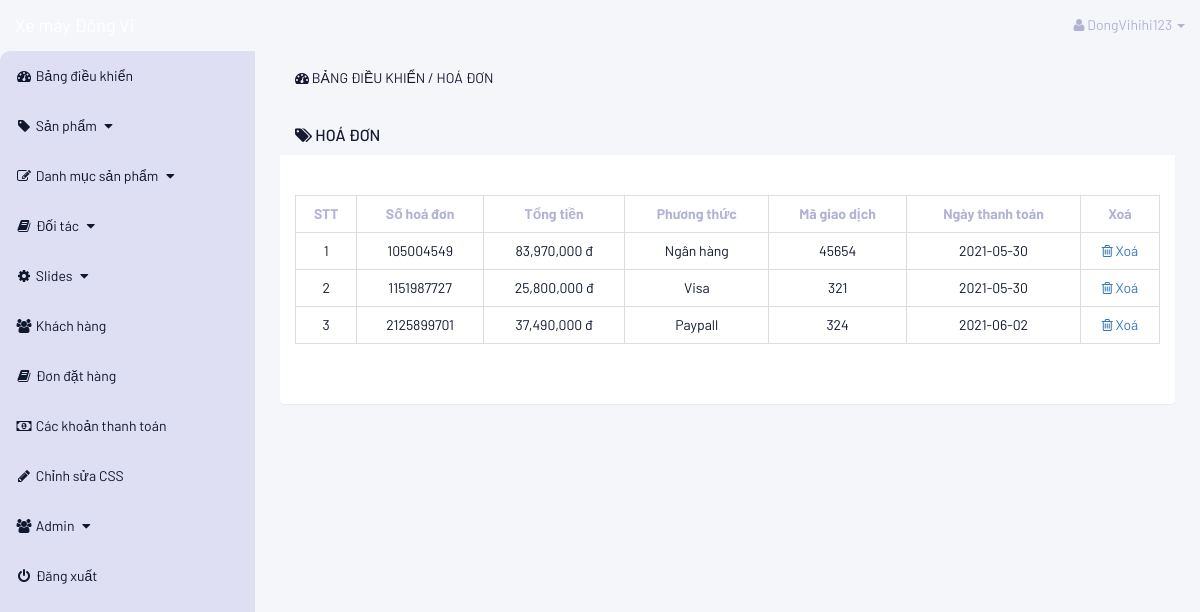
Before: /admin_area/index.php?view_payments (signed in) with the older database file.
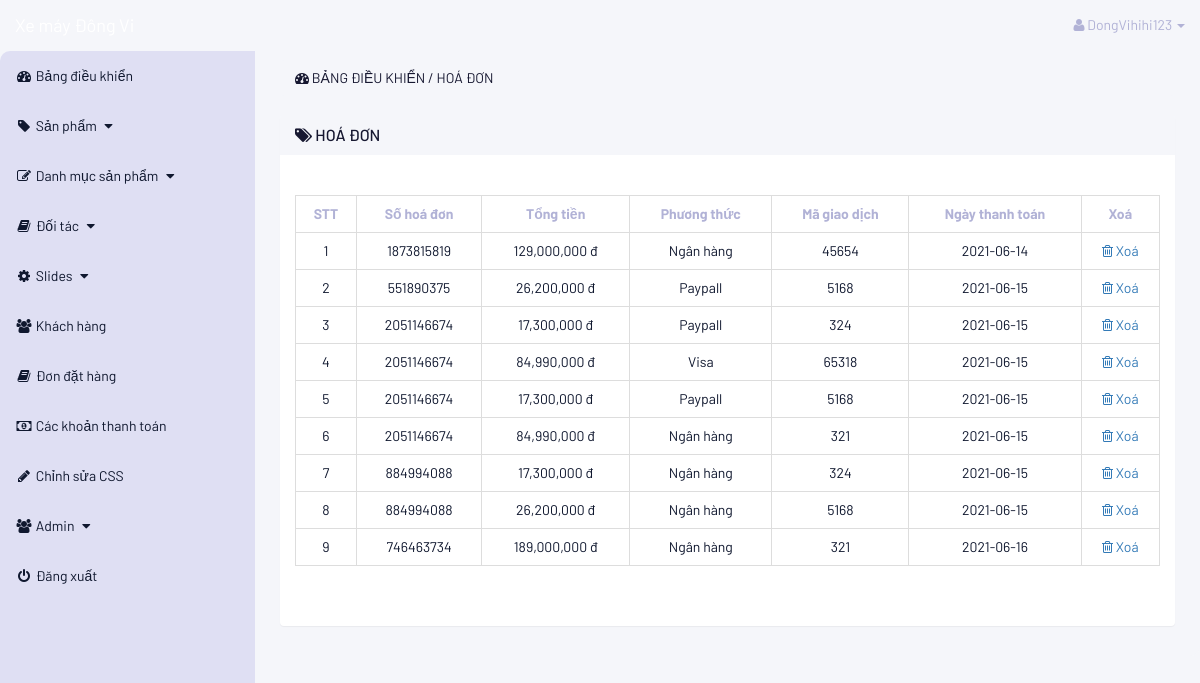
After: the same page with the newer database file.
### tables this page shows
CREATE TABLE `payments` (
  `payment_id` int(10) NOT NULL,
  `invoice_no` int(10) NOT NULL,
  `amount` int(10) NOT NULL,
  `payment_mode` text NOT NULL,
  `ref_no` int(10) NOT NULL,
  `code` int(10) NOT NULL,
  `payment_date` date NOT NULL
);

### admin_area/view_payments.php (the view, shortened to what this page needs)
<?php
    if(!isset($_SESSION['admin_email'])){
        echo "<script>window.open('login.php','_self')</script>";
    }else{
?>
<div class="row">
    <div class="col-lg-12">
        <ol class="breadcrumb">
            <li class="active" style="text-transform:uppercase;">
                <i class="fa fa-dashboard"></i> Bảng điều khiển / Hoá đơn
            </li>
        </ol>
    </div>
</div>
<div class="row">
    <div class="col-lg-12">
        <div class="panel panel-default">
            <div class="panel-heading">
                <h3 class="panel-title" style="text-transform:uppercase;">
                    <i class="fa fa-tags"></i> Hoá đơn
                </h3>
            </div>
            <div class="panel-body">
                <div class="table-responsive">
                    <table class="table table-striped table-bordered table-hover">
                        <thead>
                            <tr>
                                <th> STT </th>
                                <th> Số hoá đơn </th>
                                <th> Tổng tiền </th>
                                <th> Phương thức </th>
                                <th> Mã giao dịch </th>
                                <th> Ngày thanh toán </th>
                                <th> Xoá </th>
                            </tr>
                        </thead>
                        <tbody>
                            <?php
                                $i=0;
                                $get_payments = "select * from payments";
                                $run_payments = mysqli_query($con,$get_payments);
                                while($row_payments=mysqli_fetch_array($run_payments)){
                                    $payment_id = $row_payments['payment_id'];
                                    $invoice_no = $row_payments['invoice_no'];
                                    $amount = $row_payments['amount'];
                                    $payment_mode = $row_payments['payment_mode'];
                                    $code = $row_payments['code'];
                                    $payment_date = $row_payments['payment_date'];
                                    $i++;
                            ?>
                            <tr>
                                <td> <?php echo $i; ?> </td>
                                <td> <?php echo $invoice_no; ?> </td>
                                <td> <?php echo number_format( $amount).""; ?> đ</td>
                                <td> <?php echo $payment_mode; ?> </td>
                                <td> <?php echo $code; ?> </td>
                                <td> <?php echo $payment_date; ?> </td>
                                <td>
                                    <a href="index.php?delete_payment=<?php echo $payment_id; ?>">
                                        <i class="fa fa-trash-o"></i> Xoá
                                    </a>
                                </td>
                            </tr>
                            <?php } ?>
                        </tbody>
                    </table>
                </div>
            </div>
        </div>
    </div>
</div>
<?php } ?>

### admin_area/index.php (shortened to what this page needs)
<?php
include("includes/db.php");
if (!isset($_SESSION['admin_email'])) {
    echo "<script>window.open('login.php','_self')</script>";
} else {
    $admin_session = $_SESSION['admin_email'];
    $get_admin = "select * from admins where admin_email='$admin_session'";
    $run_admin = mysqli_query($con, $get_admin);
    $row_admin = mysqli_fetch_array($run_admin);
    $admin_name = $row_admin['admin_name'];
?>
<!DOCTYPE html>
<html lang="en">
<head>
    <link rel="stylesheet" href="css/bootstrap-337.min.css">
    <link rel="stylesheet" href="font-awsome/css/font-awesome.min.css">
    <link rel="stylesheet" href="css/sweetalert2.min.css">
    <link rel="stylesheet" href="css/style.css">
</head>
<body>
    <div id="wrapper">
        <?php include("includes/sidebar.php"); ?>
        <div id="page-wrapper">
            <div class="container-fluid">
                <?php
                    if (isset($_GET['view_payments'])) {
                        include("view_payments.php");
                    }
                    ?>
            </div>
        </div>
    </div>
</body>
</html>
<?php } ?>

### admin_area/includes/sidebar.php (shortened to what this page needs)
<?php
if (!isset($_SESSION['admin_email'])) {
    echo "<script>window.open('login.php','_self')</script>";
} else {
?>
<nav class="navbar navbar-inverse navbar-fixed-top">
    <div class="navbar-header">
        <a href="index.php?dashboard" class="navbar-brand">Xe máy Đông Vi</a>
    </div>
    <ul class="nav navbar-right top-nav">
        <li class="dropdown">
            <a href="#" class="dropdown-toggle" data-toggle="dropdown">
                <i class="fa fa-user"></i> <?php echo $admin_name;  ?> <b class="caret"></b>
            </a>
        </li>
    </ul>
    <div class="collapse navbar-collapse navbar-ex1-collapse">
        <ul class="nav navbar-nav side-nav">
            <li>
                <a href="index.php?dashboard">
                    <i class="fa fa-fw fa-dashboard"></i> Bảng điều khiển
                </a>
            </li>
            <li>
                <a href="#" data-toggle="collapse" data-target="#products">
                    <i class="fa fa-fw fa-tag"></i> Sản phẩm
                    <i class="fa fa-fw fa-caret-down"></i>
                </a>
            </li>
            <li>
                <a href="#" data-toggle="collapse" data-target="#p_cat">
                    <i class="fa fa-fw fa-edit"></i> Danh mục sản phẩm
                    <i class="fa fa-fw fa-caret-down"></i>
                </a>
            </li>
            <li>
                <a href="#" data-toggle="collapse" data-target="#cat">
                    <i class="fa fa-fw fa-book"></i> Đối tác
                    <i class="fa fa-fw fa-caret-down"></i>
                </a>
            </li>
            <li>
                <a href="#" data-toggle="collapse" data-target="#slides">
                    <i class="fa fa-fw fa-gear"></i> Slides
                    <i class="fa fa-fw fa-caret-down"></i>
                </a>
            </li>
            <li>
                <a href="index.php?view_customers">
                    <i class="fa fa-fw fa-users"></i> Khách hàng
                </a>
            </li>
            <li>
                <a href="index.php?view_orders">
                    <i class="fa fa-fw fa-book"></i> Đơn đặt hàng
                </a>
            </li>
            <li>
                <a href="index.php?view_payments">
                    <i class="fa fa-fw fa-money"></i> Các khoản thanh toán
                </a>
            </li>
            <li>
                <a href="index.php?edit_css">
                    <i class="fa fa-fw fa-pencil"></i> Chỉnh sửa CSS
                </a>
            </li>
            <li>
                <a href="#" data-toggle="collapse" data-target="#users">
                    <i class="fa fa-fw fa-users"></i> Admin
                    <i class="fa fa-fw fa-caret-down"></i>
                </a>
            </li>
            <li>
                <a href="logout.php">
                    <i class="fa fa-fw fa-power-off"></i> Đăng xuất
                </a>
            </li>
        </ul>
    </div>
</nav>
<?php } ?>

### admin_area/css/style.css (style rules this page uses)
body { margin-top: 100px; background: #f5f6fa; color: #b1b2d6; font-family: 'Barlow', sans-serif; }
#wrapper { padding-left: 0px; }
.top-nav { padding: 0 15px; background-color: #f5f6fa; }
.navbar { background-color: #f5f6fa; border-color: #f5f6fa; }
.navbar-inverse .navbar-nav > li > a { color: #10182f; }
.navbar-inverse .navbar-collapse, .navbar-inverse .navbar-form { border: none; }
.panel { background: white; border: none; }
.panel-body { padding-top: 40px; padding-bottom: 40px; border-radius: 10px; }
.row .breadcrumb { background: #f5f6fa; color: #b1b2d6; }
.breadcrumb > .active { color: #171831; }
.panel-default > .panel-heading { color: #171831; background: #f5f6fa; border-color: #f5f6fa; }
#page-wrapper { width: 100%; background-color: #f5f6fa; border-top-right-radius: 10px; border-bottom-right-radius: 10px; }
@media (min-width: 768px) { body { margin-top: 50px; } }
@media (min-width: 768px) { #wrapper { padding-left: 255px; } }
@media (min-width: 768px) { #page-wrapper { padding: 10px; } }
.top-nav > li { display: inline-block; }
.top-nav > li > a { color: #b1b2d6; line-height: 20px; padding-top: 15px; padding-bottom: 15px; }
@media (min-width: 768px) { .side-nav { position: fixed; top: 51px; bottom: 0; width: 255px; overflow-y: auto; overflow-x: hidden; background-color: #dfdff3; padding-bottom: 40px; border-top-left-radius: 10px; } }
@media (min-width: 768px) { .side-nav > li > a { width: 255px; } }
.panel-body { border-radius: 5px; }
.table-bordered > tbody > tr > td, .table-bordered > tbody > tr > th, .table-bordered > tfoot > tr > td, .table-bordered > tfoot > tr > th, .table-bordered > thead > tr > td { border: 2px solid pink; background: white; color: #10182f; border: none; }
.table-bordered > tbody > tr > td, .table-bordered > tbody > tr > th, .table-bordered > tfoot > tr > td, .table-bordered > tfoot > tr > th, .table-bordered > thead > tr > td, .table-bordered > thead > tr > th { border: 1px solid #ddd; }
.active { text-transform: uppercase; }
th, td { text-align: center; }

Changed rows visible on the page:
removed payments: invoice_no "105004549", amount "83,970,000", payment_mode "Ngân hàng", code "45654", payment_date "2021-05-30"
removed payments: invoice_no "1151987727", amount "25,800,000", payment_mode "Visa", code "321", payment_date "2021-05-30"
removed payments: invoice_no "2125899701", amount "37,490,000", payment_mode "Paypall", code "324", payment_date "2021-06-02"
added payments: invoice_no "1873815819", amount "129,000,000", payment_mode "Ngân hàng", code "45654", payment_date "2021-06-14"
added payments: invoice_no "551890375", amount "26,200,000", payment_mode "Paypall", code "5168", payment_date "2021-06-15"
added payments: invoice_no "2051146674", amount "17,300,000", payment_mode "Paypall", code "324", payment_date "2021-06-15"
added payments: invoice_no "2051146674", amount "84,990,000", payment_mode "Visa", code "65318", payment_date "2021-06-15"
added payments: invoice_no "2051146674", amount "17,300,000", payment_mode "Paypall", code "5168", payment_date "2021-06-15"
added payments: invoice_no "2051146674", amount "84,990,000", payment_mode "Ngân hàng", code "321", payment_date "2021-06-15"
added payments: invoice_no "884994088", amount "17,300,000", payment_mode "Ngân hàng", code "324", payment_date "2021-06-15"
added payments: invoice_no "884994088", amount "26,200,000", payment_mode "Ngân hàng", code "5168", payment_date "2021-06-15"
added payments: invoice_no "746463734", amount "189,000,000", payment_mode "Ngân hàng", code "321", payment_date "2021-06-16"
